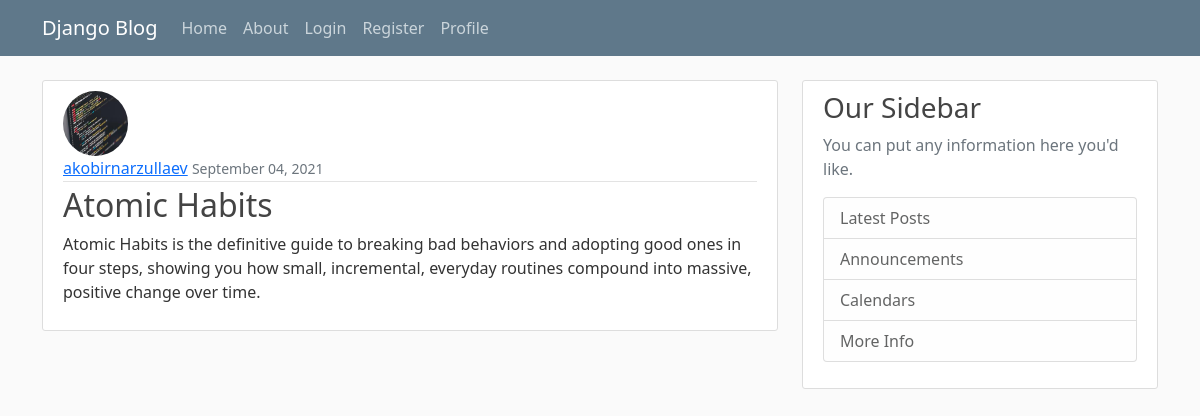
/post/5/, run on the app's committed database.
### blog/models.py (models this page shows, shortened)
class Post(models.Model):
    image = models.ImageField(default='default.jpg', upload_to = 'post_pics')
    title = models.CharField(max_length = 100)
    content = models.TextField(default=None)
    creator = models.ForeignKey(Creator, on_delete=models.CASCADE, related_name='post')
    date_posted = models.DateTimeField(default = timezone.now)
    author = models.ForeignKey(User, on_delete = models.CASCADE)

### users/models.py (models this page shows, shortened)
class Profile(models.Model):
    user = models.OneToOneField(User, on_delete=models.CASCADE) #CASCADE -> if user is deleted then delete the profile as well but not vice versa
    image = models.ImageField(default='default.jpg', upload_to='profile_pics/')

### blog/views.py (the view)
# urls.py: path('post/<int:pk>/', PostDetailView.as_view(), name='post-detail'),
class PostDetailView(DetailView):
    model = Post

### blog/templates/blog/post_detail.html
{% extends "blog/base.html"%}
{% block content %}
        <article class="media content-section">
            <a href="/profile"><img class="rounded-circle article-img" src="{{ object.author.profile.image.url }}" ></a>
            <div class="media-body">
                <div class="article-metadata">
                    <a class="mr-2" href="/profile">{{ object.author }}</a>
                    <small class="text-muted">{{ object.date_posted| date:" F d, Y" }}</small>
                </div>
                <h2 class="article-title">{{ object.title }}</h2>
                <p class="article-content">{{ object.content }}</p>
            </div>
        </article>
{% endblock content %}

### blog/static/blog/main.css (style rules this page uses)
body { background: #fafafa; color: #333333; margin-top: 5rem; }
h1, h2, h3, h4, h5, h6 { color: #444444; }
.content-section { background: #ffffff; padding: 10px 20px; border: 1px solid #dddddd; border-radius: 3px; margin-bottom: 20px; }
.article-title { color: #444444; }
.article-content { white-space: pre-line; }
.article-img { height: 65px; width: 65px; margin-right: 16px; }
.article-metadata { padding-bottom: 1px; margin-bottom: 4px; border-bottom: 1px solid #e3e3e3 }

### data on the page
Post: author.profile.image (placeholder picture), author "akobirnarzullaev", date_posted "September 04, 2021", title "Atomic Habits", content "Atomic Habits is the definitive guide to breaking bad behaviors and adopting good ones in four steps, showing you how small, incremental, everyday routines compound into massive, positive change over time."
